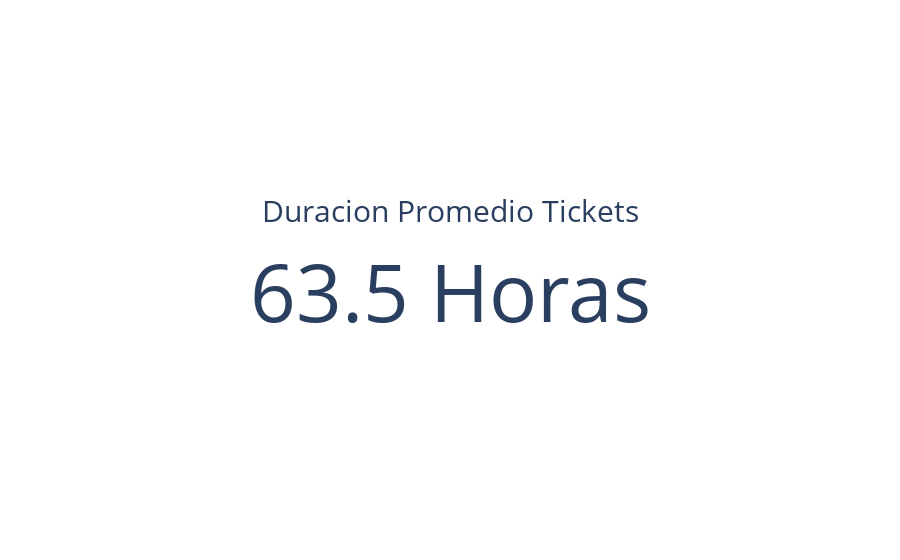

The cell this chart's notebook holds for it:
### Code cell
# Tarjeta que muestra la duracion promedio de los tickets finalizados recibidos en Slack

fig = go.Figure()

fig.add_trace(go.Indicator(
    mode = "number",
    value = data_clean1[data_clean1['t_finalizado'] == True].describe()['Duracion_Ticket_horas']['mean'],
    number = {'suffix' : ' Horas'},
    title = {"text": "<span style='font-size:1.5em'>Duracion Promedio Tickets</span><br><span style='font-size:1.5em'></span><br>"},
    domain = {'x': [1, 1], 'y': [1, 1]}))

fig.show()

### Figure 1 — Plotly figure (JSON) as saved in the notebook; plotly's stock layout.template omitted (floating-point values rounded to 4 significant figures)
{"data": [{"domain": {"x": [1, 1], "y": [1, 1]}, "mode": "number", "number": {"suffix": " Horas"}, "title": {"text": "<span style='font-size:1.5em'>Duracion Promedio Tickets</span><br><span style='font-size:1.5em'></span><br>"}, "type": "indicator", "value": 63.52}], "layout": {}}
